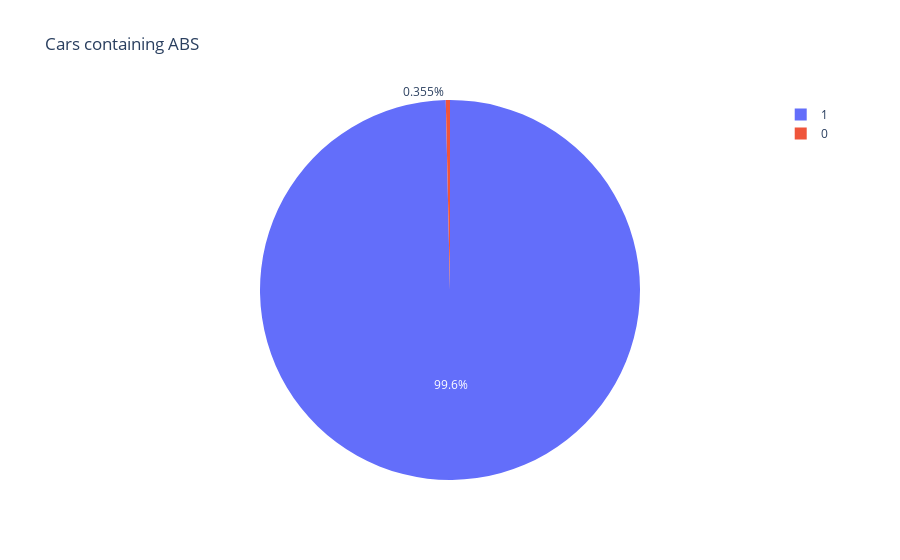

Write notebook code for a chart like this one.
### Code cell
fig = px.pie(new_df, names = "ABS", title = "Cars containing ABS")
fig.show()

### Figure 1 — Plotly figure (JSON) as saved in the notebook; plotly's stock layout.template omitted (floating-point values rounded to 4 significant figures; data arrays with more than 128 entries replaced by an {"elided": "..."} marker saying what was removed)
{"data": [{"domain": {"x": [0, 1], "y": [0, 1]}, "hovertemplate": "ABS=%{label}<extra></extra>", "labels": {"elided": "845 int values"}, "legendgroup": "", "name": "", "showlegend": true, "type": "pie"}], "layout": {"legend": {"tracegroupgap": 0}, "title": {"text": "Cars containing ABS"}}}
